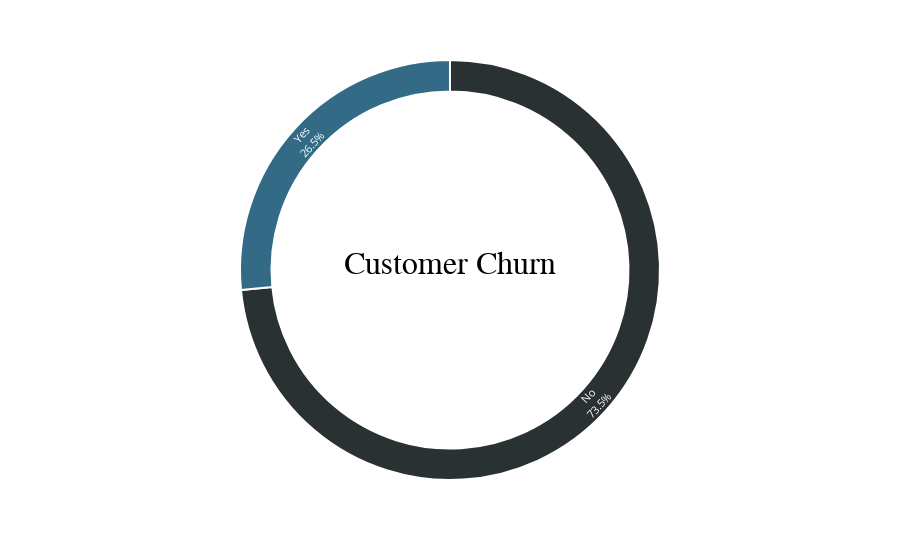

Notebook source saved alongside this figure:
### Markdown cell above
In our data, we an imbalance of with `4399` customers who did not churn, or leave, and only `1587` who did leave.

### Code cell
fig = px.pie(churn, values=churn['count'], names=churn['Churn'])
fig.update_traces(textposition='inside', 
                  textinfo='percent + label', 
                  hole=0.85, 
                  marker=dict(colors=['#2A3132','#336B87'], line=dict(color='white', width=2))
                 )

fig.update_layout(title_text='Customer Churn',
                  title_x=0.5, 
                  title_y=0.53, 
                  title_font_size=32, 
                  title_font_family='Calibri', 
                  title_font_color='black',
                  showlegend=False
                 )
                  
fig.show()

### Figure 1 — Plotly figure (JSON) as saved in the notebook; plotly's stock layout.template omitted (floating-point values rounded to 4 significant figures)
{"data": [{"domain": {"x": [0, 1], "y": [0, 1]}, "hole": 0.85, "hovertemplate": "Churn=%{label}<br>count=%{value}<extra></extra>", "labels": ["No", "Yes"], "legendgroup": "", "marker": {"colors": ["#2A3132", "#336B87"], "line": {"color": "white", "width": 2}}, "name": "", "showlegend": true, "textinfo": "percent+label", "textposition": "inside", "type": "pie", "values": [4399, 1587]}], "layout": {"autosize": true, "legend": {"tracegroupgap": 0}, "margin": {"t": 60}, "showlegend": false, "title": {"font": {"color": "black", "family": "Calibri", "size": 32}, "text": "Customer Churn", "x": 0.5, "y": 0.53}}}
